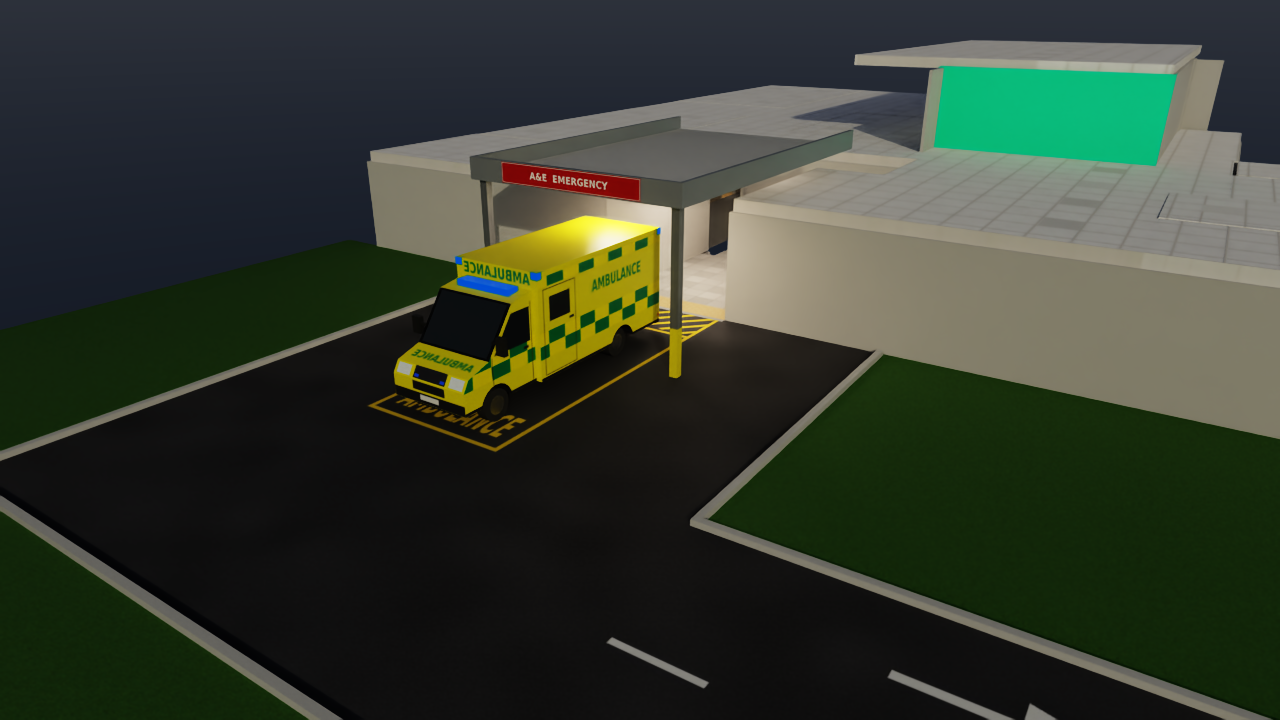
#> input picture isaac/renders/Cam_AEEntrance.png, 1280 x 720 px
$ python image_stats.py ../renders/Cam_AEEntrance.png
#> lines starting #> are read from the running program, lines starting #| are printed output that depends on the picture
"""Exposure stats for renders: mean luminance and share of near-white (clipped) pixels.

    uv run --no-project --with pillow --with numpy python scene/image_stats.py renders/*.png
"""

import sys

import numpy as np
from PIL import Image

for path in sys.argv[1:]:
    rgb = np.asarray(Image.open(path).convert("RGB"), dtype=np.float32) / 255.0
    lum = rgb @ np.array([0.2126, 0.7152, 0.0722], dtype=np.float32)
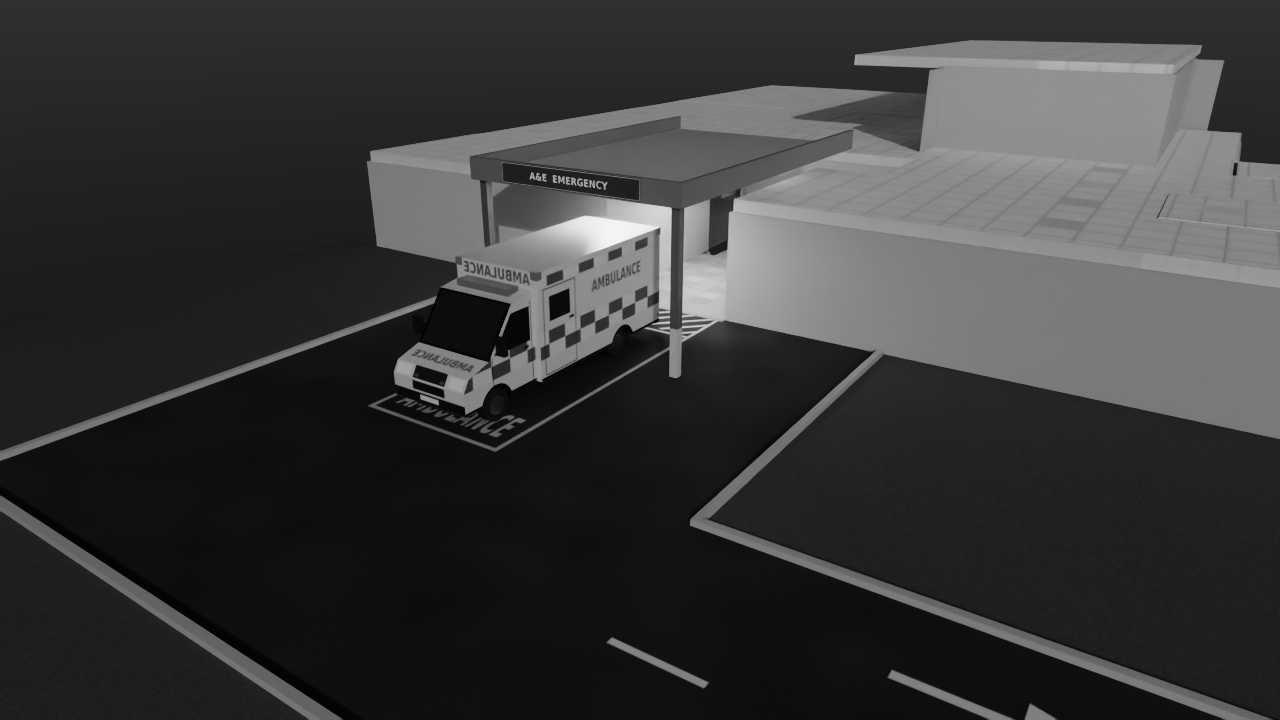
#> lum: shape (720, 1280) float32; min 0.00756, max 0.963, mean 0.223
    print(f"{path.split('/')[-1]:28s} mean {lum.mean():.2f}  clipped(>0.97) {100 * (lum > 0.97).mean():5.1f}%  "
          f"p5/p50/p95 {np.percentile(lum, 5):.2f}/{np.percentile(lum, 50):.2f}/{np.percentile(lum, 95):.2f}")
#| Cam_AEEntrance.png           mean 0.22  clipped(>0.97)   0.0%  p5/p50/p95 0.05/0.13/0.57

$ run again, on isaac/renders/Cam_Ambulance.png
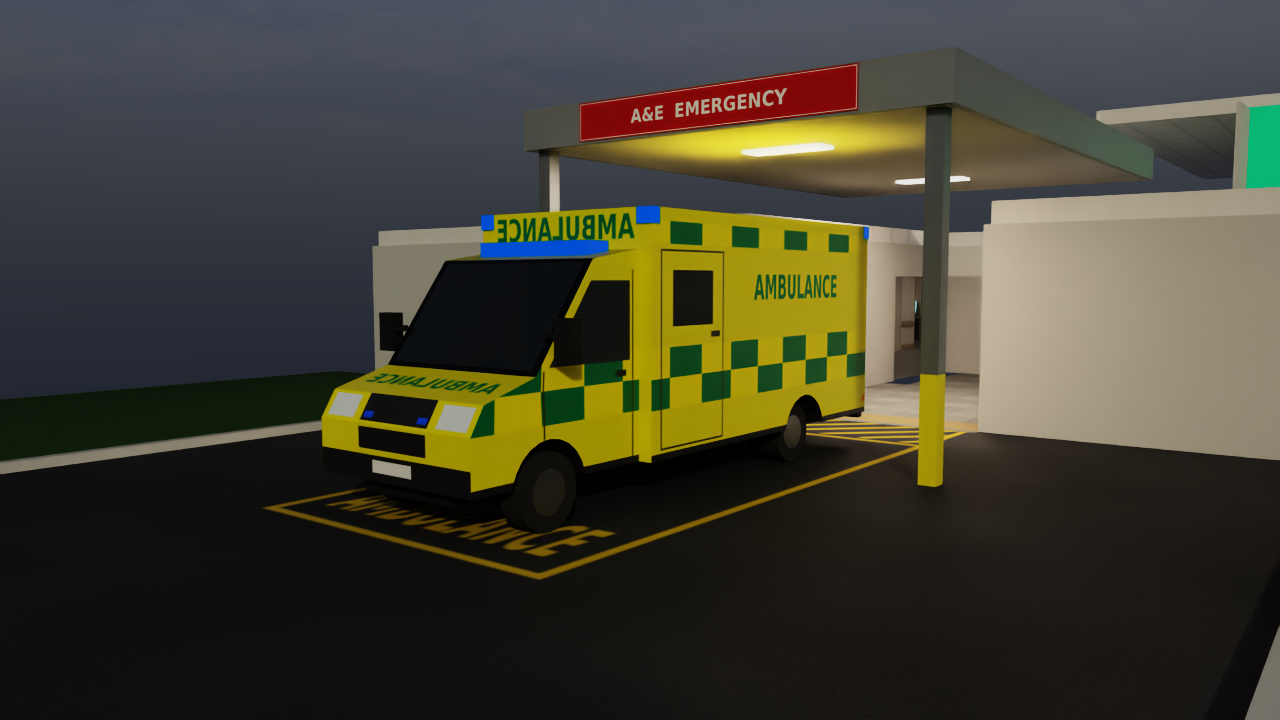
#> input picture isaac/renders/Cam_Ambulance.png, 1280 x 720 px
#> `lum = rgb @ np.array([0.2126, 0.7152, 0.0722], dtype=np.float32)`:
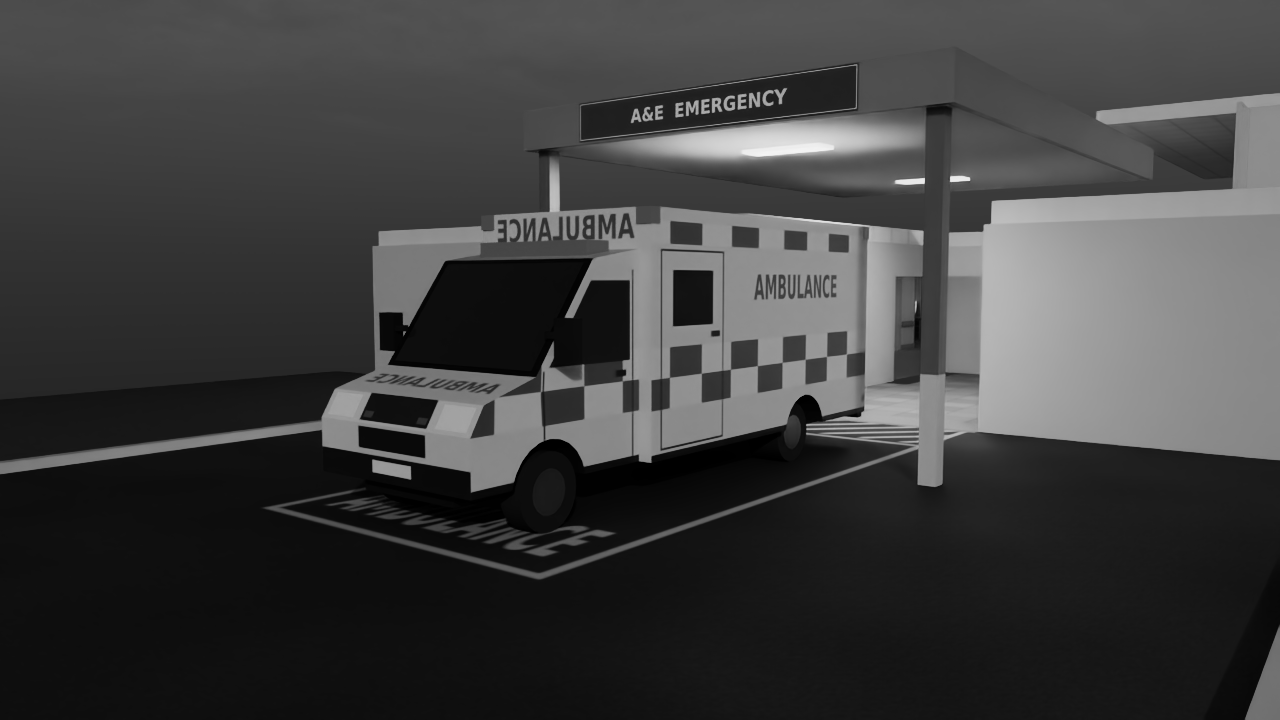
#> lum: shape (720, 1280) float32; min 0, max 0.959, mean 0.247
#| Cam_Ambulance.png            mean 0.25  clipped(>0.97)   0.0%  p5/p50/p95 0.05/0.21/0.61
